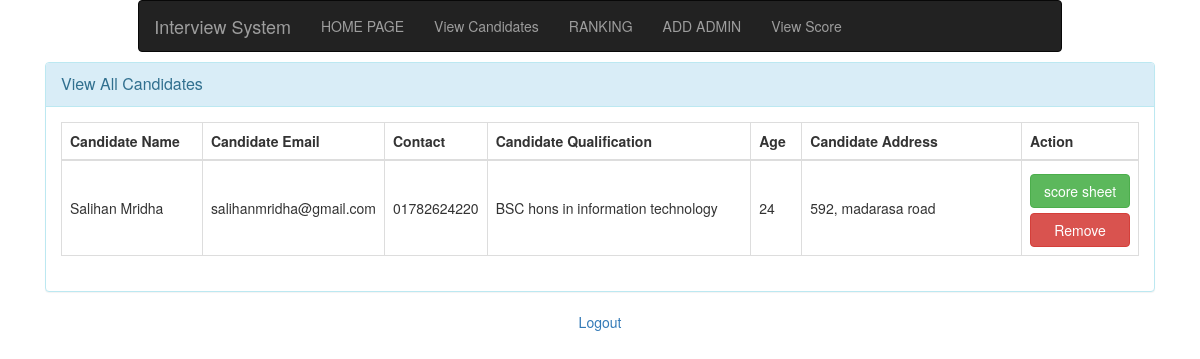
The app's page / (signed in) with its own data.
### tables this page shows
CREATE TABLE `candidates` (
  `cand_id` int(10) NOT NULL,
  `cand_name` varchar(150) NOT NULL,
  `cand_email` varchar(150) NOT NULL,
  `cand_phone` varchar(150) NOT NULL,
  `cand_age` int(10) DEFAULT NULL,
  `cand_address` text,
  `cand_qualification` text
);

### inc/classes/View.php (called while the page is built, shortened)
<?php
  include ("DB.php");
  class View {
    private $db;
    function __construct(){
      $this->db = new DB();
    }
    function viewCandidate(){
      $sql = "select * from candidates";
      $query = $this->db->simplequerywithoutcondition($sql);
      $results = $query->fetchAll();
      return $results;
    }
  }

### inc/classes/DB.php (called while the page is built, shortened)
<?php
  class DB{
    private $host = "localhost";
    private $dbname = "interview";
    private $dbadmin = "root";
    private $dbpass = "mysql";
    private $conn;
    public function __construct(){
      if (!isset($this->conn)) {
        try {
          $pdo = new PDO("mysql:host=".$this->host.";"."dbname=".$this->dbname, $this->dbadmin, $this->dbpass);
          $pdo->setAttribute(PDO::ATTR_ERRMODE, PDO::ERRMODE_EXCEPTION);
          $pdo->exec("SET CHARACTER SET utf8");
          $this->conn = $pdo;
        } catch (PDOException $e) {
          die("<h3>Database Connection Failed </h3>".$e->getMessage());
        }
      }
    }
    public function simplequerywithoutcondition($q){
      $stmt = $this->conn->prepare($q);
      $stmt->execute();
      return $stmt;
    }
  }
?>

### index.php (the view, shortened to what this page needs)
<?php
  include ("inc/classes/View.php");
  $view = new View();
  $viewCandidates = $view->viewCandidate();
?>
<!DOCTYPE html>
<html lang="en" dir="ltr">
  <head>
    <link href="//maxcdn.bootstrapcdn.com/bootstrap/3.3.0/css/bootstrap.min.css" rel="stylesheet" id="bootstrap-css">
  </head>
  <body>
<div class="container">
<?php include ('nav.php'); ?>
    <div id="signupbox" style=" margin-top:10px" class="mainbox col-md-12  col-sm-8 ">
        <div class="panel panel-info">
            <div class="panel-heading">
                <div class="panel-title">View All Candidates</div>
            </div>
            <div class="panel-body" >
              <table class="table table-bordered" style="width: 100%; table-layout: auto;">
                <thead>
                  <tr>
                    <th style="width: 15%;">Candidate Name</th>
                    <th style="width: 10%;">Candidate Email</th>
                    <th style="width: 5%;">Contact</th>
                    <th style="width: 30%;">Candidate Qualification</th>
                    <th style="width: 5%;">Age</th>
                    <th style="width: 25%;">Candidate Address</th>
                    <th style="width: 10%;">Action</th>
                  </tr>
                </thead>
                <tbody>
                <?php foreach ($viewCandidates as $viewCandidate): ?>
                  <tr>
                    <td style="vertical-align: middle;"><?php echo $viewCandidate['cand_name']; ?></td>
                    <td style="vertical-align: middle;"><?php echo $viewCandidate['cand_email']; ?></td>
                    <td style="vertical-align: middle;"><?php echo $viewCandidate['cand_phone']; ?></td>
                    <td style="vertical-align: middle;"><?php echo $viewCandidate['cand_qualification']; ?></td>
                    <td style="vertical-align: middle;"><?php echo $viewCandidate['cand_age']; ?></td>
                    <td style="vertical-align: middle;"><?php echo $viewCandidate['cand_address']; ?></td>
                    <td style="vertical-align: middle;">
                      <a href="score.php?id=<?php echo $viewCandidate['cand_id']; ?>" style="width: 100px; margin-top: 5px;" class="btn btn-success">score sheet</a>
                      <a href="delete.php?action=deletecand&id=<?php echo $viewCandidate['cand_id']; ?>" style="width: 100px; margin-top: 5px;" class="btn btn-danger">Remove</a>
                    </td>
                  </tr>
                  <?php endforeach; ?>
                </tbody>
              </table>
            </div>
        </div>
    </div>
</div>
  </body>
</html>
<p class="text-center top_spac"> <a href="?action=logout">Logout</a> </p>

### records on screen
candidates: cand_name "Salihan Mridha", cand_email "salihanmridha@gmail.com", cand_phone "01782624220", cand_qualification "BSC hons in information technology", cand_age "24", cand_address "592, madarasa road", $viewCandidate['cand_id'] 1 (drawn)
